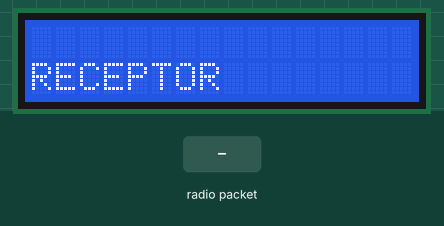
The sketch below on a simulated Arduino Uno, built with avr-gcc and run on an emulated ATmega328P. On the bench: 16×2 character LCD. Inputs (shaded band) come from the test bench. No radio packets arrive unless stated; what the sketch prints to the serial monitor is not drawn.

Above: at 2.2 s.
2.3 s: radio packet "#" arrives
At 3.5 s:
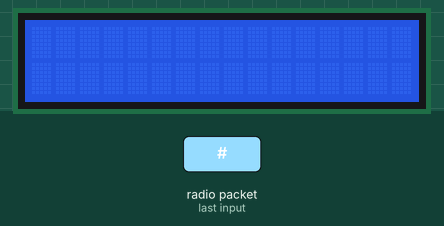
3.8 s: radio packet "+" arrives
At 4.2 s:
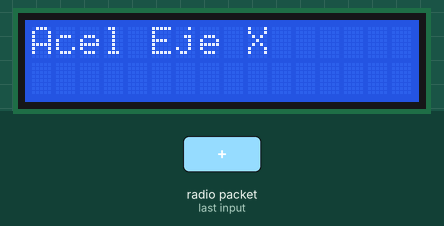
5.3 s: radio packet "*" arrives
At 6.4 s:
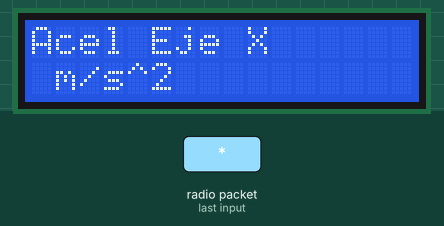
6.8 s: radio packet "1" arrives
At 8.0 s:
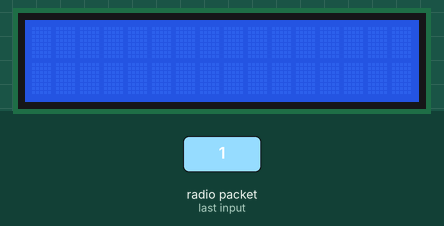
Timing chart, 0 to 9.8 s (numbered marks = the images above; inputs shaded):
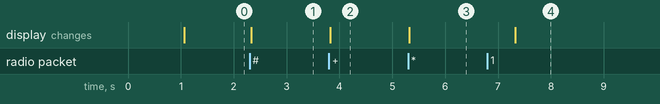

The sketch:

RF_receptor.ino
```cpp
#include <VirtualWire.h>
#include <LiquidCrystal.h>
LiquidCrystal lcd (12,11,5,4,3,2);
const int led_pin = 6;
const int transmit_pin = 12;
const int receive_pin = 8;
//const int transmit_en_pin = 3;

String sensores[] = { "Acel Eje X", "Acel Eje Y", "Acel Eje Z", "Temperatura", "Humd. tierra", "Rocio", "Luminosidad","Brujula","Humedad"};

void setup()
{
    delay(1000);
    Serial.begin(9600);	// Debugging only
    Serial.println("setup");
    lcd.begin(16,2);
    lcd.setCursor(0,1);
    lcd.print("RECEPTOR");
    // Initialise the IO and ISR
    vw_set_tx_pin(transmit_pin);
    vw_set_rx_pin(receive_pin);
    //vw_set_ptt_pin(transmit_en_pin);
    vw_set_ptt_inverted(true); // Required for DR3100
    vw_setup(2000);	 // Bits per sec

    vw_rx_start();       // Start the receiver PLL running
}

void loop()
{
    uint8_t buf[VW_MAX_MESSAGE_LEN];
    uint8_t buflen = VW_MAX_MESSAGE_LEN;
    Serial.println("NO FUNCIONA");
    if (vw_get_message(buf, &buflen)) // Non-blocking
    {
      Serial.println("recibo");
	int i;
        int j;
        int h;
	lcd.clear();


        for ( i = 0; i < buflen; i++ )
        {
          if(i==0 && buf[i] =='#'){
            Serial.println("INICIO DE CADENA");
            h=0;
            j=1;}
          if(buf[i] == '+'){
            lcd.clear();
            lcd.print(sensores[h]);
            lcd.setCursor(0,2);
            j++;
            for(j;j<i;j++){
              lcd.write(buf[j]);
            }
          }else if(buf[i] == '*'){
            lcd.clear();
            lcd.print(sensores[h]);
            lcd.setCursor(0,2);
            j++;
            for(j;j<i;j++){
              lcd.write(buf[j]);
            }
            switch (h){
                case 0:
                case 1:
                case 2:
                    lcd.write(" m/s^2");
                    break;
                case 3:
                    lcd.write(" C");
                    break;
                case 4:
                case 5:
                case 6:
                    lcd.write(" %");
                    break;
                case 7:
                    lcd.write(" grados");
                    break;
                case 8:
                    lcd.write(" %");
                    break;
                default:
                    lcd.write("FALLO");
              }
            h++;
            delay(2000);
          }
        }
    }
}
```

Measured:
- after the input at 2.3 s, the display: changes at once (image 1)
- after the input at 3.8 s, the display: changes at once (image 2)
- after the input at 5.3 s, the display: changes at once (image 3)
- after the input at 6.8 s, the display: changes after 0.52 s (image 4)
